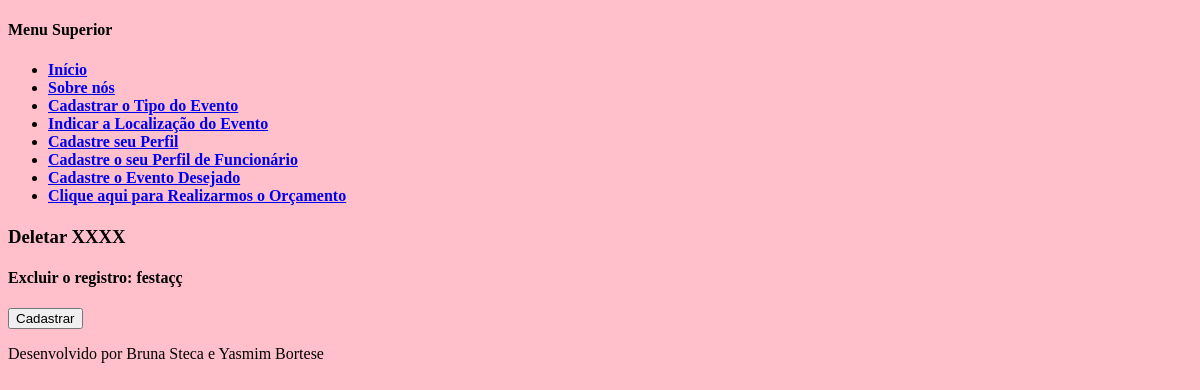
The app's page /deletar/tipo-evento/1/, older data.
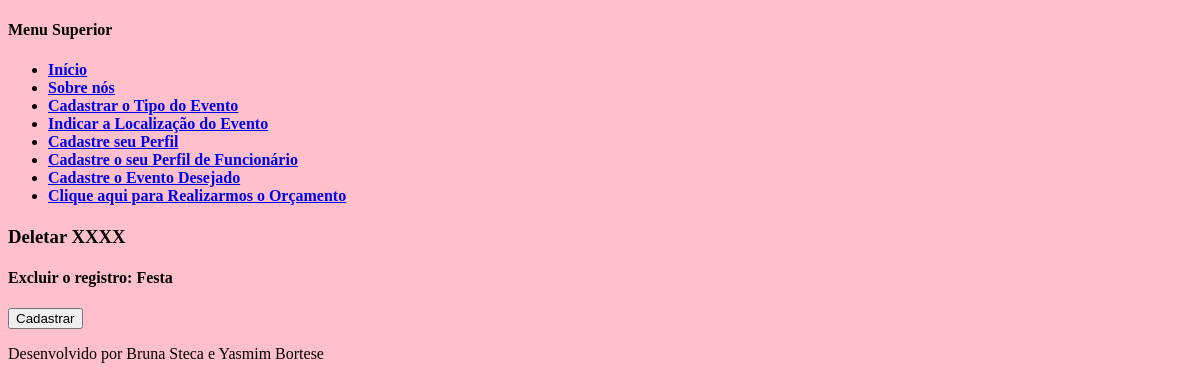
The same page, newer data.
### paginas/models.py (models this page shows)
class TipoEvento(models.Model):
    nome = models.CharField(max_length=100)
    def __str__(self):
        return f"{self.nome}"

### paginas/views.py (the view)
# urls.py: path("deletar/tipo-evento/<int:pk>/", TipoEventoDelete.as_view(), name = "deletar-tipo"),
class TipoEventoDelete(DeleteView):
    template_name = 'paginas/form.html'
    model = TipoEvento
    success_url = reverse_lazy('index')
    extra_context = {'deletar':True, 'titulo': 'Deletar XXXX'}

### paginas/templates/paginas/form.html (shortened to what this page needs)
{% extends "paginas/index.html" %}
{% load static %}
{%  block conteudo   %}
<h3>{{  titulo  }}</h3>
<form action="" method= "Post">
     {% if deletar %}
          <h4>Excluir o registro: {{object}}</h4>
     {% else %}
          {{ form.as_p }}
     {% endif %}
     <button type="submit">Cadastrar</button>
</form>
{% endblock %}

### paginas/templates/paginas/index.html (shortened to what this page needs)
{% load static %}
<!DOCTYPE html>
<html lang="en">
<head>
    <link rel="stylesheet" href="{% static 'css/estilo.css' %}">
</head>
<body>
    <h4> Menu Superior <h4>
        <ul>
            <li>
                <a href= "{% url "index" %}" > Início</a>
            </li>
            <li>
                <a href= "{% url "sobre" %}" > Sobre nós</a>
            </li>
            <li>
                <a href= "{% url "inserir-tipo" %}" > Cadastrar o Tipo do Evento</a>
            </li>
            <li>
                <a href= "{% url "inserir-localizacao" %}" >Indicar a Localização do Evento</a>
            </li>
             <li>
                <a href= "{% url "inserir-perfil" %}" >Cadastre seu Perfil</a>
            </li>
            <li>
                <a href= "{% url "inserir-funcionario" %}" >Cadastre o seu Perfil de Funcionário</a>
            </li>
            <li>
                <a href= "{% url "inserir-evento" %}" >Cadastre o Evento Desejado</a>
            </li>
            <li>
                <a href= "{% url "inserir-orcamento" %}" >Clique aqui para Realizarmos o Orçamento</a>
            </li>
        </ul>
        {%  block conteudo  %}{%  endblock  %}
        <p>
            Desenvolvido por Bruna Steca e Yasmim Bortese
        </p>
</body>
</html>

### static/css/estilo.css (style rules this page uses)
body { background-color: pink; color: black; }

Row changes from the older to the newer data that the page shows:
changed TipoEvento: nome "festaçç" → "Festa"
